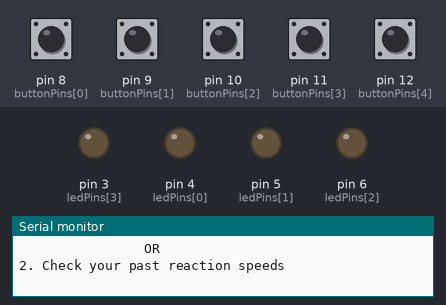
A program run on a simulated Arduino Uno, built with avr-gcc and run on an emulated ATmega328P. On the bench: output pins drawn as LEDs (lit = HIGH), the last lines printed to the serial monitor. The inputs (shaded band) are chosen by the test bench; at power-on: pin 8 (buttonPins[0]), pin 9 (buttonPins[1]), pin 10 (buttonPins[2]), pin 11 (buttonPins[3]), pin 12 (buttonPins[4]) HIGH. Random numbers use the default seed unless the program sets one; EEPROM starts erased.

Above: at 2.0 s.
2.1 s: pin 11 (buttonPins[3]) pulled LOW for 0.15 s
5.2 s: pin 8 (buttonPins[0]) pulled LOW for 0.15 s
At 5.8 s:
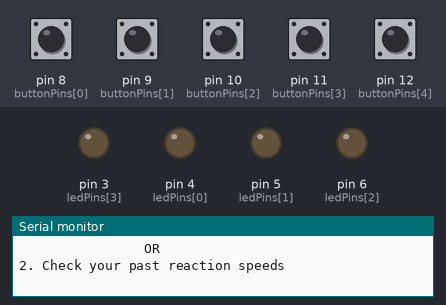
6.8 s: pin 12 (buttonPins[4]) pulled LOW for 0.15 s
8.4 s: pin 11 (buttonPins[3]) pulled LOW for 1 s
At 11.7 s:
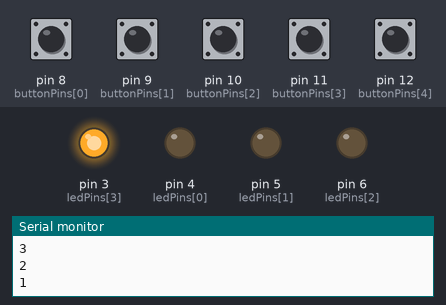
12.4 s: pin 8 (buttonPins[0]) pulled LOW for 1 s
At 13.7 s:
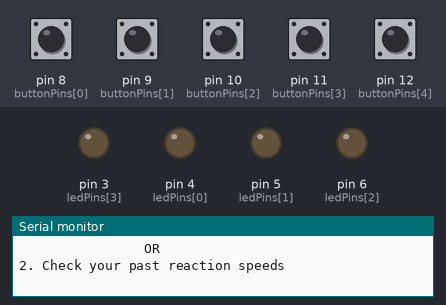
Timing chart, 0 to 15.4 s (numbered marks = the images above; inputs shaded):
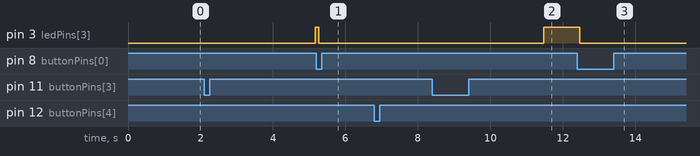

The program:

main.cpp
```cpp
#include <Arduino.h>
#include <EEPROM.h>

uint8_t ledPins[4] = {4, 5, 6, 3}; //4-6 == reaction leds. 3[3] == goled.
uint8_t buttonPins[5] = {8, 9, 10, 11, 12}; // 8-10[0-2] == reaction buttons. 11[3] == start button, 12[4] == history button
uint8_t state = 0; // 0 == prompt, 1 == start/history button press, 2 == countdown, 3 == reaction light up and capture,
                    //4 == saveHistory, 5 == call history, 6 == cheated.
uint8_t BT = 60;
uint8_t count = 0;

unsigned long lastDebounceTime[5] = {0, 0, 0, 0, 0};
unsigned long randomInterval;
unsigned long randomLed;
unsigned long cheatStartTime = 0;
unsigned long reactionStart;
unsigned long reactionEnd;
unsigned long result;

bool currentState[5] = {HIGH, HIGH, HIGH, HIGH, HIGH};
bool preState[5] = {HIGH, HIGH, HIGH, HIGH, HIGH};

void prompt();
void answerPrompt(unsigned long now);
void countdown(unsigned long now);
void cheatCheck(unsigned long now);
void react(unsigned long randomLed, unsigned long now);
void saveResult(unsigned long result);
void showResult();

void setup(){
    if(EEPROM.read(0) != 60){
        for(int i = 1; i <= 255; i++){
            EEPROM.write(i, 0);
        }
        EEPROM.write(0, 60);
    }
    Serial.begin(115200);
    while(!Serial){ ; }

    for(int i = 0; i <= 3; i++){
        pinMode(ledPins[i], OUTPUT);
    }
    for(int i = 0; i <= 4; i++){
        pinMode(buttonPins[i], INPUT_PULLUP);
    }
    randomSeed(analogRead(A0));
}

void loop(){
    unsigned long now = millis();
    if(state == 0){
        prompt();
    }
    else if(state == 1){
        answerPrompt(now);
    }
    else if(state == 2){
        countdown(now);
    }
    else if(state == 3){
        react(randomLed, now);
    }
    else if(state == 4){
        saveResult(result);
    }
    else if(state == 5){
        showResult();
    }
    else if(state == 6){
        cheatCheck(now);
    }
}

void prompt(){
    Serial.println("What would you like to do?:");
    Serial.println("1. Check reaction time.(press right handside button)");
    Serial.println("                OR              ");
    Serial.println("2. Check your past reaction speeds");
    state = 1;
}

void answerPrompt(unsigned long now){
    for(int i = 3; i <= 4; i++){
        currentState[i] = digitalRead(buttonPins[i]);

        if(preState[i] != currentState[i]){
            lastDebounceTime[i] = now;
            preState[i] = currentState[i];
        }
        if((now - lastDebounceTime[i]) >= 70){
           if(currentState[i] == LOW){
                if(i == 3){
                    //Serial.println("Start button pressed");
                    Serial.println("Test begins in: ");
                    state = 2;
                    break;
                }
                else if(i == 4){
                    //Serial.println("History button pressed.");
                    state = 5;
                    break;
                }
            }
        }
    }
}

void countdown(unsigned long now){
    for(int i = 3; i >=1; i --){
        Serial.println(i);
        delay(1000);
    }
    randomInterval = random(800, 5001);

    randomLed = random(0, 3);

    digitalWrite(ledPins[3], HIGH); // Turn on Go LED
    cheatStartTime = millis();
    state = 6;
}

void cheatCheck(unsigned long now){
    if(millis() - cheatStartTime <= randomInterval){
        for(int i = 0; i <= 2; i++){
            currentState[i] = digitalRead(buttonPins[i]);

            if(preState[i] != currentState[i]){
                lastDebounceTime[i] = now;
                preState[i] = currentState[i];
            }

            if((now - lastDebounceTime[i]) >= 70){
                if(currentState[i] == LOW){
                    Serial.println("Pressed too early.");
                    digitalWrite(ledPins[3], LOW);
                    state = 0;
                    break;
                }
            }
        }
    }
    else{
        digitalWrite(ledPins[randomLed], HIGH);
        reactionStart = millis();
        state = 3;
    }
}

void react(unsigned long randomLed, unsigned long now){
    if(now - reactionStart >= 50){
        digitalWrite(ledPins[randomLed], LOW);
    }

    for(uint8_t i = 0; i <= 2; i++){
        currentState[i] = digitalRead(buttonPins[i]);

        if(preState[i] != currentState[i]){
            lastDebounceTime[i] = now;
            preState[i] = currentState[i];
        }

        if((now - lastDebounceTime[i]) >= 70){
            if(currentState[i] == LOW && i == randomLed){
                reactionEnd = millis();
                digitalWrite(ledPins[3], LOW);
                digitalWrite(ledPins[randomLed], LOW);
                result = reactionEnd - reactionStart;
                Serial.print("Your time is: ");
                Serial.print(result);
                Serial.println(" ms.");
                state = 4;
                break;
            }
            else if(currentState[i] == LOW && i != randomLed){
                Serial.println("You pressed the wrong button.");
                digitalWrite(ledPins[3], LOW);
                digitalWrite(ledPins[randomLed], LOW);
                state = 0;
                break;
            }
         }
    }
}

void saveResult(unsigned long result){
    count = EEPROM.read(1);
    if(count > 10){
        count = 0;
        EEPROM.write(1, count);
    }
    EEPROM.put(2+count*sizeof(unsigned long), result);
    EEPROM.write(1, count+1);
    state = 0;
}

void showResult(){
    Serial.println("--- Past Reaction Speeds ---");

    for(int i = 0; i < 10; i++){
        unsigned long t;
        EEPROM.get(2 + (i * sizeof(unsigned long)), t);
        if(t != 0){
            Serial.print(i + 1);
            Serial.print(". ");
            Serial.print(t);
            Serial.println(" ms");
        }
    }
    delay(500);
    state = 0;
}
```

Measured:
- after the input at 2.1 s, pin 3 (ledPins[3]): LOW → HIGH after 3.1 s
- after the input at 5.2 s, pin 3 (ledPins[3]): HIGH → LOW after 0.07 s
- after the input at 8.4 s, pin 3 (ledPins[3]): LOW → HIGH after 3.1 s
- after the input at 12.4 s, pin 3 (ledPins[3]): HIGH → LOW after 0.07 s
